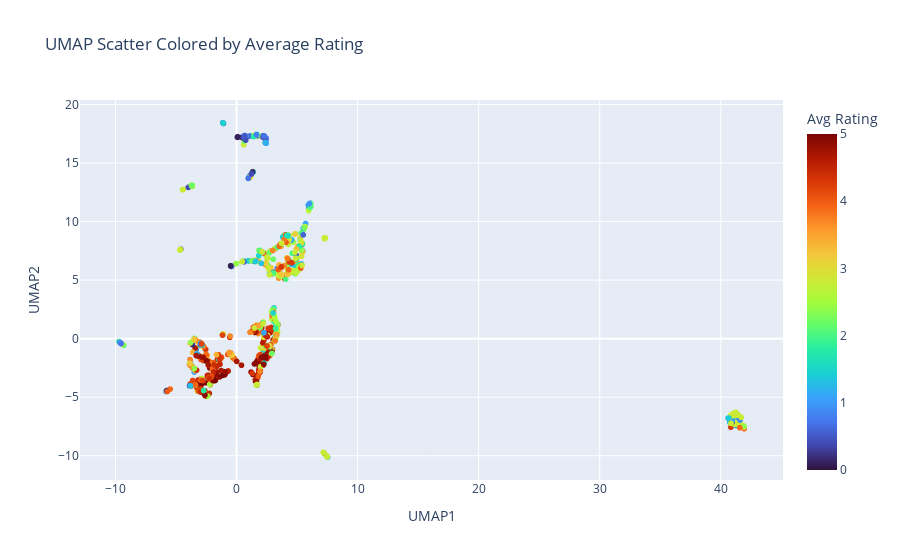

The cell this chart's notebook holds for it:
### Code cell
# 10.4 UMAP colored by average rating (continuous)
import plotly.express as px

if HAS_UMAP and umap_df is not None:
    # Ensure avg_rating exists; fill missing with median for visualization only
    if 'avg_rating' not in umap_df.columns or umap_df['avg_rating'].isna().all():
        if 'avg_rating' in df.columns:
            umap_df['avg_rating'] = df['avg_rating'].fillna(df['avg_rating'].median())
        else:
            umap_df['avg_rating'] = 0
    # Build continuous color scatter for UMAP
    fig_umap_rating = px.scatter(
        umap_df, x='UMAP1', y='UMAP2',
        color='avg_rating', color_continuous_scale='Turbo',
        hover_data=[name_col] if 'name_col' in globals() else None,
        title='UMAP Scatter Colored by Average Rating'
)
    fig_umap_rating.update_layout(coloraxis_colorbar=dict(title='Avg Rating'))
    safe_show(fig_umap_rating, 'umap_scatter_avg_rating')
else:
    print('UMAP embedding not available; skipping rating-colored UMAP plot.')

### Figure 1 — Plotly figure (JSON) as saved in the notebook; plotly's stock layout.template omitted (floating-point values rounded to 4 significant figures; data arrays with more than 128 entries replaced by an {"elided": "..."} marker saying what was removed)
{"data": [{"customdata": {"elided": "1299x1 str values"}, "hovertemplate": "UMAP1=%{x}<br>UMAP2=%{y}<br>ratings_coaster=%{customdata[0]}<br>avg_rating=%{marker.color}<extra></extra>", "legendgroup": "", "marker": {"color": {"elided": "1299 float values"}, "coloraxis": "coloraxis", "symbol": "circle"}, "mode": "markers", "name": "", "showlegend": false, "type": "scattergl", "x": {"elided": "1299 float values"}, "xaxis": "x", "y": {"elided": "1299 float values"}, "yaxis": "y"}], "layout": {"coloraxis": {"colorbar": {"title": {"text": "Avg Rating"}}, "colorscale": [[0, "#30123b"], [0.07143, "#4145ab"], [0.1429, "#4675ed"], [0.2143, "#39a2fc"], [0.2857, "#1bcfd4"], [0.3571, "#24eca6"], [0.4286, "#61fc6c"], [0.5, "#a4fc3b"], [0.5714, "#d1e834"], [0.6429, "#f3c63a"], [0.7143, "#fe9b2d"], [0.7857, "#f36315"], [0.8571, "#d93806"], [0.9286, "#b11901"], [1, "#7a0402"]]}, "legend": {"tracegroupgap": 0}, "title": {"text": "UMAP Scatter Colored by Average Rating"}, "xaxis": {"anchor": "y", "domain": [0, 1], "title": {"text": "UMAP1"}}, "yaxis": {"anchor": "x", "domain": [0, 1], "title": {"text": "UMAP2"}}}}
